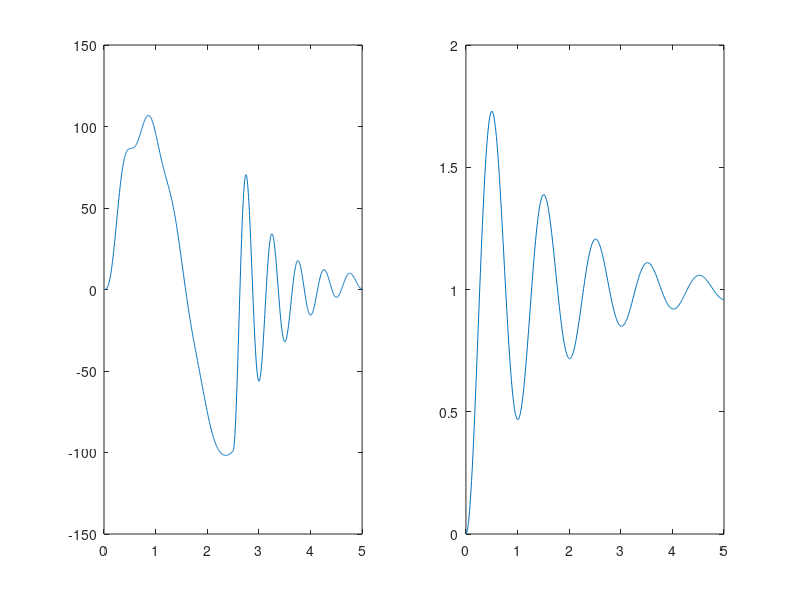

MATLAB code for this plot:
clear all
clc

%-----------------------------------------------

problem2c=2.3
%syms fC tC wC zC tauC k


k=4*pi^2;
fC=4*pi*pi;

wC=2*pi;
zC=0.1;

tC=0:0.01:5;
xt=ones(1,size(tC,2));
ht=ones(1,size(tC,2));

tim=linspace(0,5,1001);

for i=1:size(tC,2)

    xt(i)=(fC*sin(tC(i)));
    ht(i)=(1/(wC*(1-zC^2)^0.5))*(exp(-zC*wC*(tC(i))))*(sin(wC*(tC(i))*(1-zC^2)^0.5));
    %vC=int((fC*(1/(wC*(1-zC^2)^0.5))*(exp(-zC*wC*(tC-tauC)))*(sin(wC*(tC-tauC)*(1-zC^2)^0.5))),tauC,0,tC);
end
a=[1 2 3];

b=[4 5 6];
sol=conv(xt,ht);

figure
subplot(1,2,1)

plot(tim,sol)
%res=eval(vC);
% to get individual plot please uncomment this
% figure
% subplot(1,2,1)
% 
% plot(tC,res)
%hold on % when you want individual subplot please comment out this

% simplify(vC);
% pretty(vC)

f=4*pi*pi;
omg=2*pi;
z=0.1;
omd=omg*(1-z^2)^0.5;
t=0:0.01:5;
y=ones(1,size(t,2));
for i=1:size(t,2)
    y(i)=(f/k)*(1-exp(-z*omg*t(i))*(sin(omd*t(i))*((z)/(1-z^2)^0.5)+cos(omd*t(i))));
    %y(i)=(1-exp(-z*omg*t(i))*(sin(omd*t(i))*((z)/(1-z^2)^0.5)+cos(omd*t(i))));
end


% to get individual plot please uncomment this
subplot(1,2,2)
plot(t,y)
%plot(t,y, '*') % when you want individual subplot please comment out this


